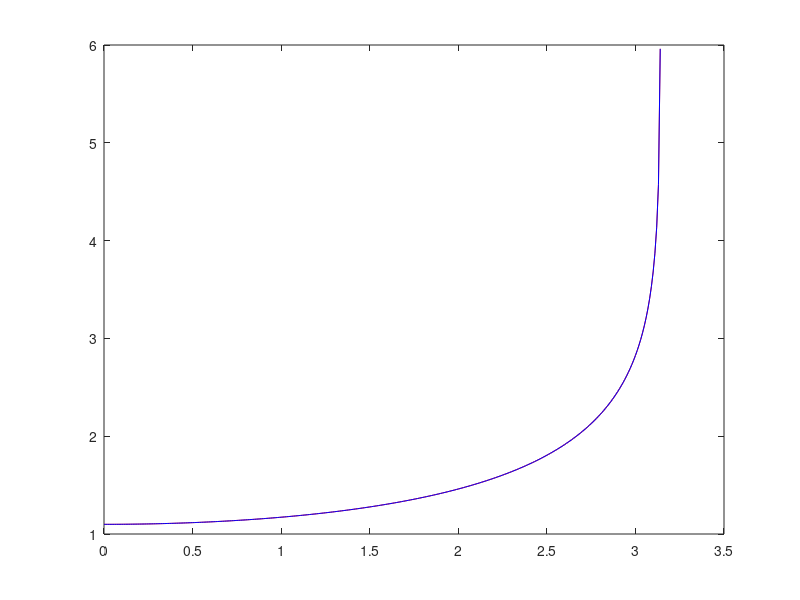
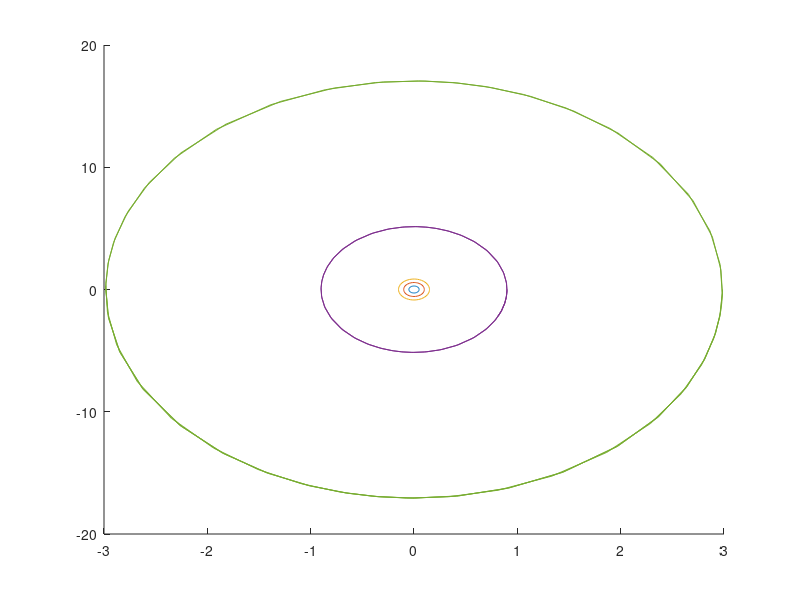

The MATLAB source for these figures, in order:
%%%%%%%HW9 - Problem 20%%%%%%%%
g = 981;
L = 30;
%ddY = -g/L*Y;
F = @(t,y) [y(2); -g/L*y(1)];
%%syms y(x); dsolve('D2y = -(g/L)*y', 'x')
z = 1;
k = 0;
for i = 0:0.01:0.9999*pi
    S = @(t) 1./sqrt((1-sin(k/2)^2*t.^2).*(1-t.^2));
    T(z) = 4*(L/g)^(1/2)*quad(S,0,1);
    z = z+1;
    k = k+0.01;
end
alpha = 0:0.01:0.9999*pi; 
m = sin(alpha./2).^2;
T2 = 4*(L/g)^(0.5)*ellipke(m);

ApproxPeriod = sqrt(L/g)*2*pi
Period  = T(1:10)
figure(1)
plot(alpha,T, 'r',alpha,T2, 'b')
 Error = T2-T;
figure(2)
hold on
T2 = 4*(L/g)^(0.5)*ellipke(sin(0.05/2).^2);
[tt,yy] = ode23s(F,[0 T2],[0.05 0]); 
plot(yy(:,1),yy(:,2))

T2 = 4*(L/g)^(0.5)*ellipke(sin(0.1/2).^2);
[tt,yy] = ode23s(F,[0 T2],[0.1 0]); 
plot(yy(:,1),yy(:,2))

T2 = 4*(L/g)^(0.5)*ellipke(sin(0.15/2).^2);
[tt,yy] = ode23s(F,[0 T2],[0.15 0]); 
plot(yy(:,1),yy(:,2))

T2 = 4*(L/g)^(0.5)*ellipke(sin(0.90*pi/2).^2);
[tt,yy] = ode23s(F,[0 T2],[0.90 0]); 
plot(yy(:,1),yy(:,2))

T2 = 4*(L/g)^(0.5)*ellipke(sin(0.95*pi/2).^2);
[tt,yy] = ode23s(F,[0 T2],[0.95*pi 0]); 
plot(yy(:,1),yy(:,2))